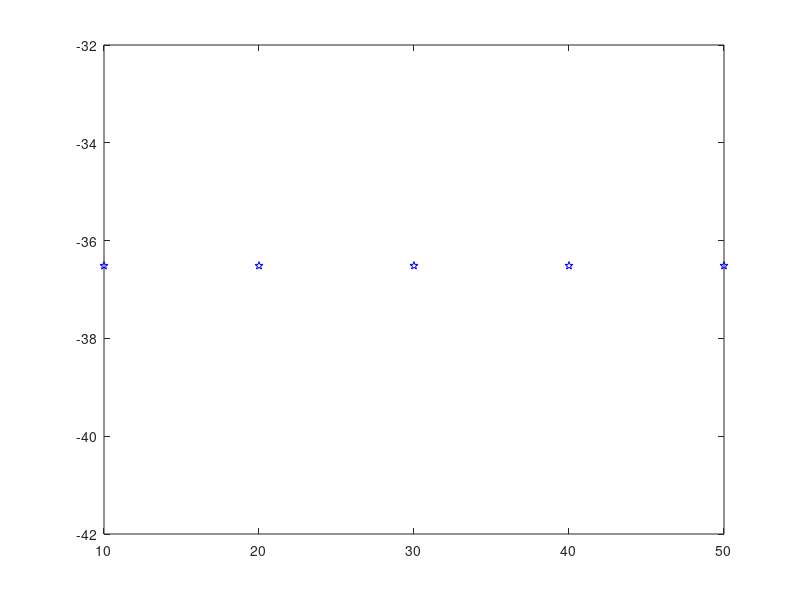
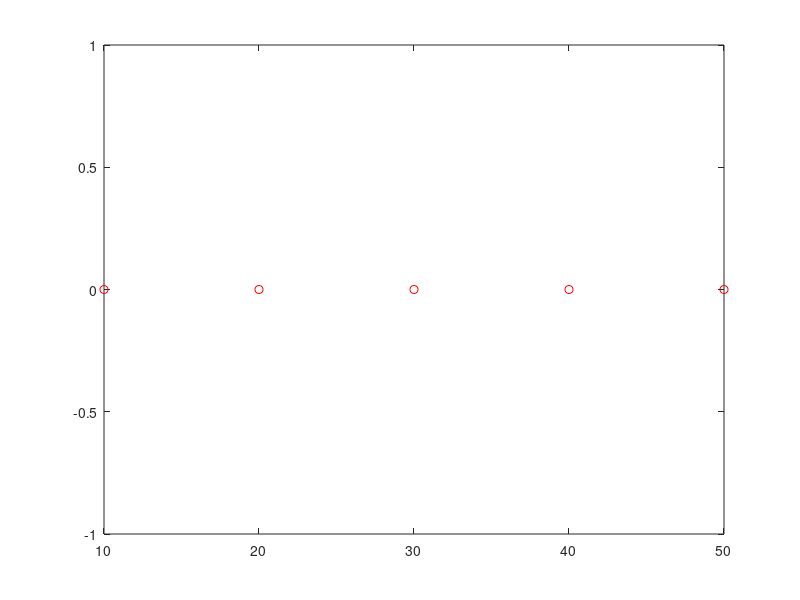

The MATLAB script that drew these images, in order:
clear all
close all
clc
fprintf('\n Problem size (n)    relative error    relative residual \n');
for n=10:10:50

for i=1:n
%     for j=i+1:n
%         a(i,j)=-1;
%     end
%     a(i,i)=1;
a(i,i)=0.1;
end
u(1:n,1)=0.1;
b=inv(a);
f=a*u;
uu=a\f;
aa=a*uu;
error=0;
errorf=0;
e=0;
ef=0;
for i=1:n
error=error+(u(i)-uu(i))^2;
e=e+u(i)^2;
errorf=errorf+(f(i)-aa(i))^2;
ef=ef+f(i)^2;
end
error=sqrt(error)/sqrt(e);
errorf=sqrt(errorf)/sqrt(ef);
fprintf('\n %10d %18.5d %18.5d\n', n, error, errorf);
figure(1)
plot(n,log(error),'pb')
hold on
figure(2)
plot(n,errorf,'or')
hold on
end